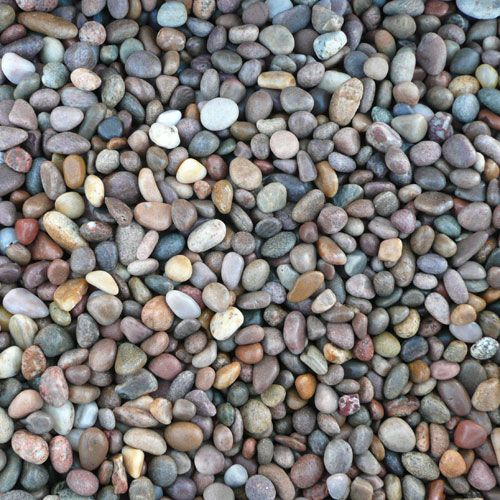
#> input picture img/sample_pebbles.jpg, 500 x 500 px
$ python AreaCheck.py --image ../img/sample_pebbles.jpg
#> lines starting #> are read from the running program, lines starting #| are printed output that depends on the picture; after the words box and inside, x2 and y2 are one past the last pixel; in counts of white or black regions, pixels touching at a corner belong together
import cv2
import numpy as np
import matplotlib.pyplot as plt
import argparse
import imutils
from numpy.core.numeric import count_nonzero
from skimage.feature import peak_local_max
from skimage.segmentation import watershed
from scipy import ndimage
from numpy.core.shape_base import block

ap = argparse.ArgumentParser()
ap.add_argument('-i', '--image', help='Path to image',
                required=True, type=str)
# ap.add_argument('-p', '--hedPath',
#                help='Path to HED caffemodel and deploy.prototxt', required=True, type=str)
args = vars(ap.parse_args())
img = cv2.imread(args["image"])
#> img is the input picture: shape (500, 500, 3); mean B, G, R 120.5, 122.3, 125.8


def main():
    connectedComp(img)


def displayImage(img, title):
    cv2.imshow(title, img)
    cv2.waitKey()
    cv2.destroyAllWindows()


def connectedComp(img):
    blockSize = 31
    C = 3

    gray = cv2.cvtColor(img, cv2.COLOR_BGR2GRAY)
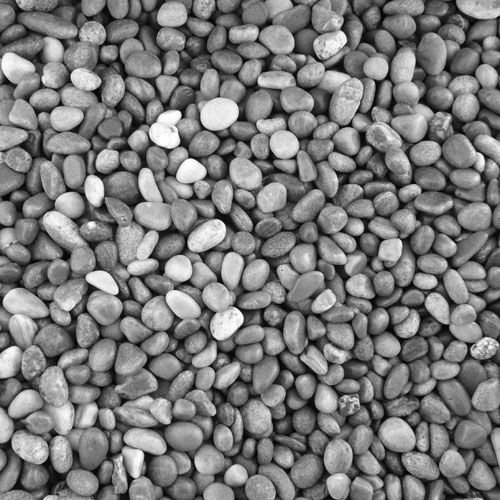
#> gray: shape (500, 500); min 0, max 255, mean 123.1
    blur = cv2.GaussianBlur(gray, (5, 5), 0)
    threshold = cv2.threshold(
        blur, 0, 255, cv2.THRESH_BINARY + cv2.THRESH_OTSU)[1]
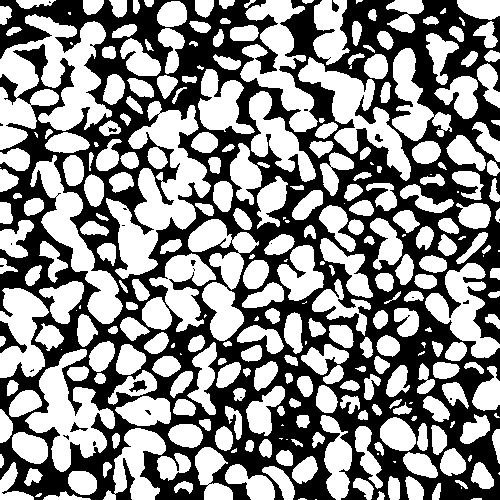
#> threshold: shape (500, 500); 54.3% white; 26 black regions (18 under 20 px), largest, box (x1, y1, x2, y2) and area: (0, 0, 500, 500) 113373, (0, 321, 27, 353) 344, (129, 380, 147, 392) 117
    thresholdMean = cv2.adaptiveThreshold(
        blur, 255, cv2.ADAPTIVE_THRESH_MEAN_C, cv2.THRESH_BINARY, blockSize, C)
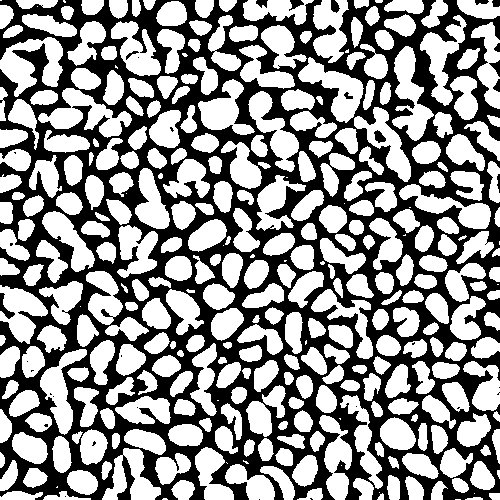
#> thresholdMean: shape (500, 500); 56.6% white; 34 black regions (20 under 20 px), largest, box (x1, y1, x2, y2) and area: (0, 0, 500, 500) 107581, (0, 293, 15, 319) 139, (374, 130, 386, 143) 96
    thresholdGaussian = cv2.adaptiveThreshold(
        blur, 255, cv2.ADAPTIVE_THRESH_GAUSSIAN_C, cv2.THRESH_BINARY_INV, blockSize, C)
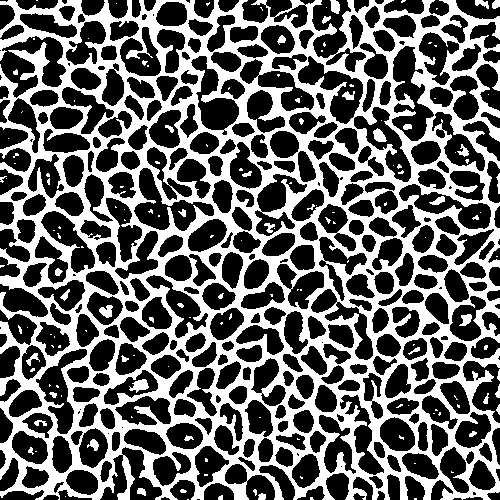
#> thresholdGaussian: shape (500, 500); 39.8% white; 153 white regions (105 under 20 px)
    #displayImage(threshold, 'Threshold')
    #displayImage(thresholdMean, 'Mean')
    #drawContour(thresholdGaussian)
    contours = cv2.findContours(thresholdGaussian, cv2.RETR_EXTERNAL,cv2.CHAIN_APPROX_SIMPLE)[0]
#> contours = 41 contours, 31 with area under 20; largest, box (x1, y1, x2, y2) and area: (0, 0, 500, 500) 222764, (330, 0, 340, 14) 88, (475, 0, 489, 9) 54, (492, 0, 500, 9) 46, (137, 488, 146, 496) 40
    largest = max(contours, key=cv2.contourArea)
#> largest = contour of 2400 points, box (x1, y1, x2, y2) (0, 0, 500, 500), area 222764
    img_edge = cv2.drawContours(img, [largest], -1, (0,255,0),2)
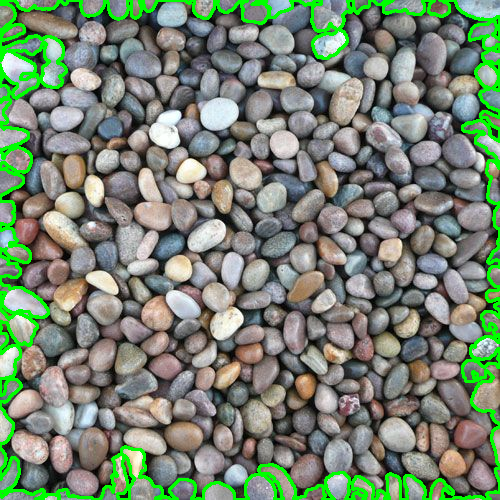
#> img_edge: shape (500, 500, 3); mean B, G, R 114.2, 132.9, 119.2
    displayImage(img, 'Gaussian')

def drawContour(img):

    contours = cv2.findContours(img.copy(), cv2.RETR_LIST,cv2.CHAIN_APPROX_SIMPLE)[0]
    contours = contours[0] if len(contours) == 2 else contours[1]
    largestContour = max(contours, key=cv2.contourArea)
    cv2.drawContours(img, [largestContour], 1 ,(0,255,0),2)

if __name__ == '__main__':
    main()
